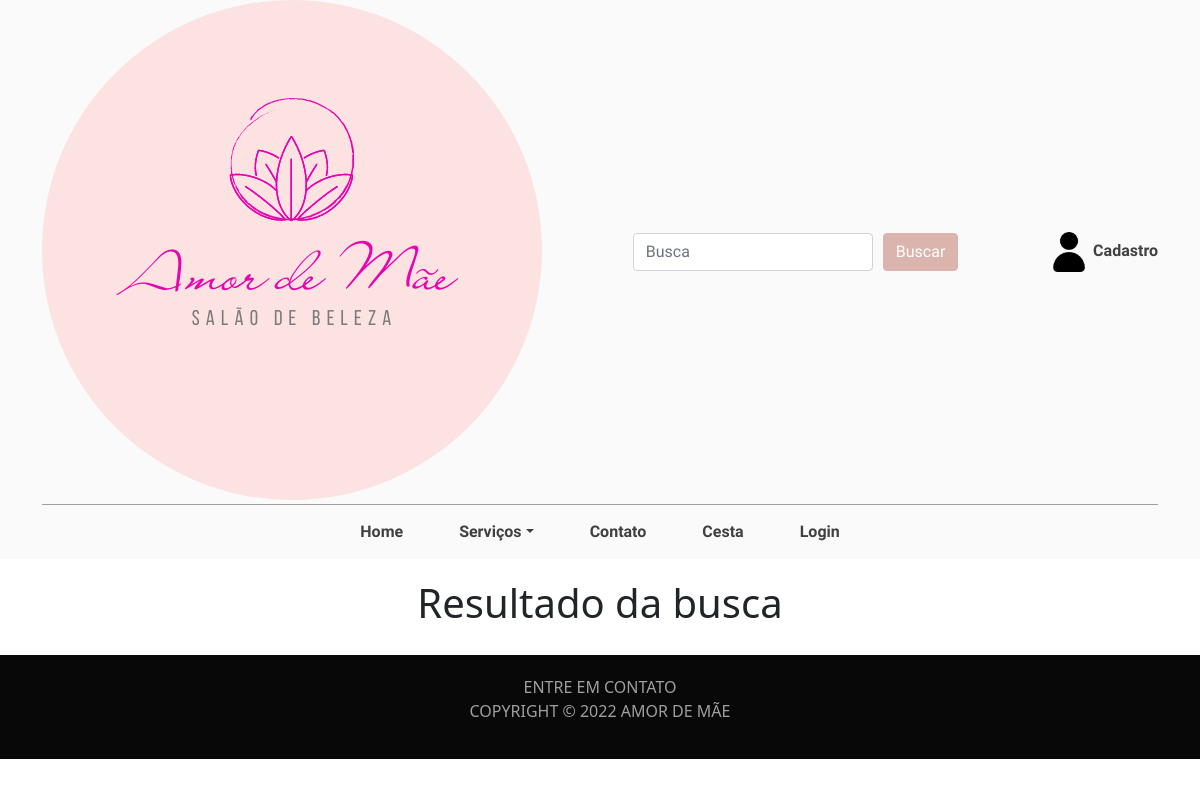
The app's page /Busca/listaProduto.php, older data.
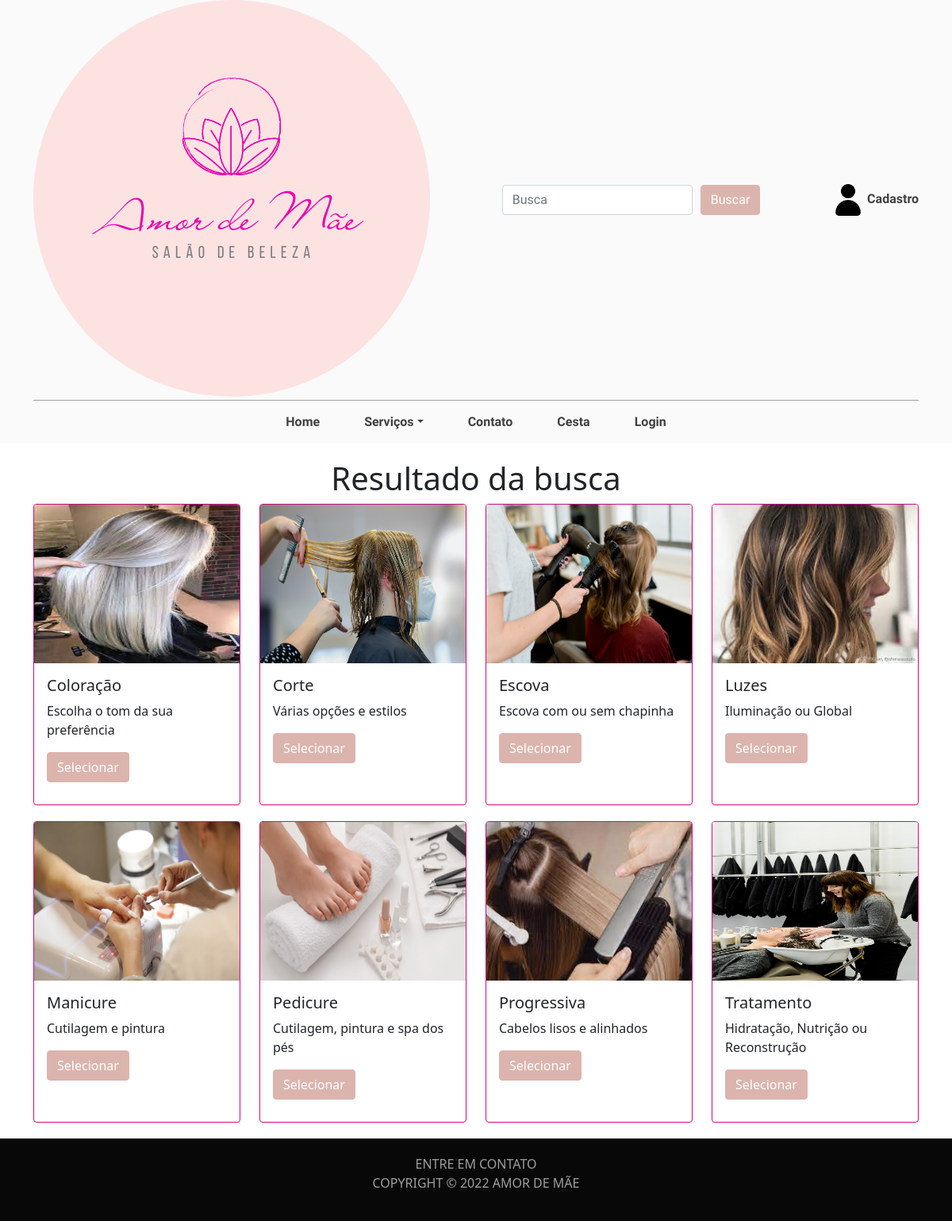
The same page, newer data.
### tables this page shows
create table produto(
codigo bigint primary key auto_increment,
nome varchar(100),
tamanhop varchar(100),
tamanhom varchar(100),
tamanhog varchar(100),
precop numeric (18, 2),
precom numeric (18, 2),
precog numeric (18, 2),
descricao varchar(100)
);

### Busca/listaProduto.php (the view, shortened to what this page needs)
<!doctype html>
<html>
<head>
    <link
      href="https://cdn.jsdelivr.net/npm/bootstrap@5.1.3/dist/css/bootstrap.min.css"
      rel="stylesheet"
    />
    <link rel="stylesheet" href="../Vitrine/vitrine.css" />
    <link rel="stylesheet" href="../header.css" />
    <link rel="stylesheet" href="../footer.css" />
  </head>
<body>
  <?php include("../header.php");?>
	<div class="container">
    <section class="produtos">
      <h1 class="text-center">Resultado da busca</h1>
      <div class="row justify-content-center">
        <?php listar(); ?>
      </div>
    </section>
	</div>
  <?php include("../footer.php");?>
</body>
</html>
<?php
function listar(){
	$conexao=	new mysqli("localhost", "root", "", "projeto");
	if(isset($_POST["btnBusca"])){
		$busca = $_POST["busca"];
		$sql = "select * from produto where nome like '%$busca%' or descricao like '%$busca%'";
	} else {
		$sql = "select * from produto order by nome";
	}
	$resultado = mysqli_query($conexao, $sql);
	while($reg = mysqli_fetch_array($resultado)){
		$codigo = $reg["codigo"];
		$nome = $reg["nome"];
		$descricao = $reg["descricao"];
		echo "
		<div class=col-xl-3 col-md-6 col-sm-12>
        <div class=card>
          <img class=card-img-top src='../img/$codigo.jpg'/>
          <div class=card-body>
            <h5 class=card-title><tr>$nome</h5>
            <p class=card-text>$descricao</p>
            <a href='../Produto/produtodetalhe.php?codigo=$codigo' class=btn>Selecionar</a>
          </div>
        </div>
      </div>
		";
	}
}
?>

### header.php (shortened to what this page needs)
<header>
    <nav class="flex-wrap navbar navbar-expand-sm navbar-dark">
      <div class="container-fluid">
      <div class="caixa d-flex justify-content-between align-items-center">
        <a href="../Vitrine/vitrine.php"><img class="mb-1 rounded-circle" src="../imagens/Amor de Mãe.png" /></a>
          <form method="post" action="../Busca/listaProduto.php" class="pesquisa form-inline my-2 my-lg-0">
            <input
              id="busca" name="busca"
              class="form-control mr-sm-2"
              type="search"
              placeholder="Busca"
              aria-label="Search"
            />
            <button name="btnBusca" id="buscar" class="btn my-2 my-sm-0" type="submit">
              Buscar
            </button>
          </form>
          <div class="cadastro">
            <a id="cadastro" href="../Login/Cadastro.html">
              <img src="../imagens/avatar.png" alt="Cadastro" />
              Cadastro
            </a>
          </div>
      </div>
      <div class="menu justify-content-evenly collapse navbar-collapse" id="collapsibleNavbar">
        <ul class="navbar-nav">
          <li class="nav-item">
            <a class="nav-link" href="../Vitrine/vitrine.php">Home</a>
          </li>
          <li class="nav-item dropdown">
            <a class="nav-link dropdown-toggle" href="#" role="button" data-bs-toggle="dropdown">Serviços</a>
          </li>
          <li class="nav-item">
            <a class="nav-link" href="../Contato/contato.html">Contato</a>
          </li>
          <li class="nav-item">
            <a class="nav-link" href="../Cesta/cesta.html">Cesta</a>
          </li>
          <li class="nav-item">
            <a class="nav-link" href="../Login/login.html">Login</a>
          </li>
        </ul>
      </div>
      </div>
    </nav>
</header>

### footer.php
<footer class="footer text-center">
        <a class="text-uppercase" href="../Contato/contato.html"
          >Entre em contato</a
        >
        <p class="text-uppercase">COPYRIGHT © 2022 AMOR DE MÃE</p>
</footer>

### Vitrine/vitrine.css (style rules this page uses)
.produtos { padding: 20px 0px; }
.card { border-color: #d30c7b; height: 380px; }
.row { gap: 20px 0; }
.card img { height: 200px; }

### header.css (style rules this page uses)
body { overflow-x: hidden; background-color: rgb(255, 255, 255); }
.navbar { background-color: rgb(250, 250, 250); padding: 0px 30px; font-family: 'Oswald', sans-serif; }
.caixa { width: 100%; border-bottom: 1px solid rgb(160, 158, 158); }
form .form-control { width: 20vw; }
.cadastro a { text-decoration: none; color: rgb(64, 64, 64); font-weight: 700; }
.cadastro a img { width: 40px; }
.pesquisa { gap: 10px; display: flex; }
li { margin: 15px 20px; }
.navbar-dark .navbar-nav .nav-link { color: rgb(64, 64, 64) !important; text-decoration: none; font-weight: 700 !important; }
.btn, #buscar { border-color: #dbb4ad; background-color: #dbb4ad; color: #fff; }
.nav-link { padding: 0; }

### footer.css (style rules this page uses)
footer a { text-decoration: none; color: rgba(255, 255, 255, 0.61); }
.footer { padding: 20px; background-color: rgb(8, 8, 8); color: rgba(255, 255, 255, 0.61); position: relative; bottom: 0; width: 100%; }

Row changes from the older to the newer data that the page shows:
added produto: shows a picture, nome "Coloração", descricao "Escolha o tom da sua preferência"
added produto: shows a picture, nome "Corte", descricao "Várias opções e estilos"
added produto: shows a picture, nome "Escova", descricao "Escova com ou sem chapinha"
added produto: shows a picture, nome "Luzes", descricao "Iluminação ou Global"
added produto: shows a picture, nome "Manicure", descricao "Cutilagem e pintura"
added produto: shows a picture, nome "Pedicure", descricao "Cutilagem, pintura e spa dos pés"
added produto: shows a picture, nome "Progressiva", descricao "Cabelos lisos e alinhados"
added produto: shows a picture, nome "Tratamento", descricao "Hidratação, Nutrição ou Reconstrução"
